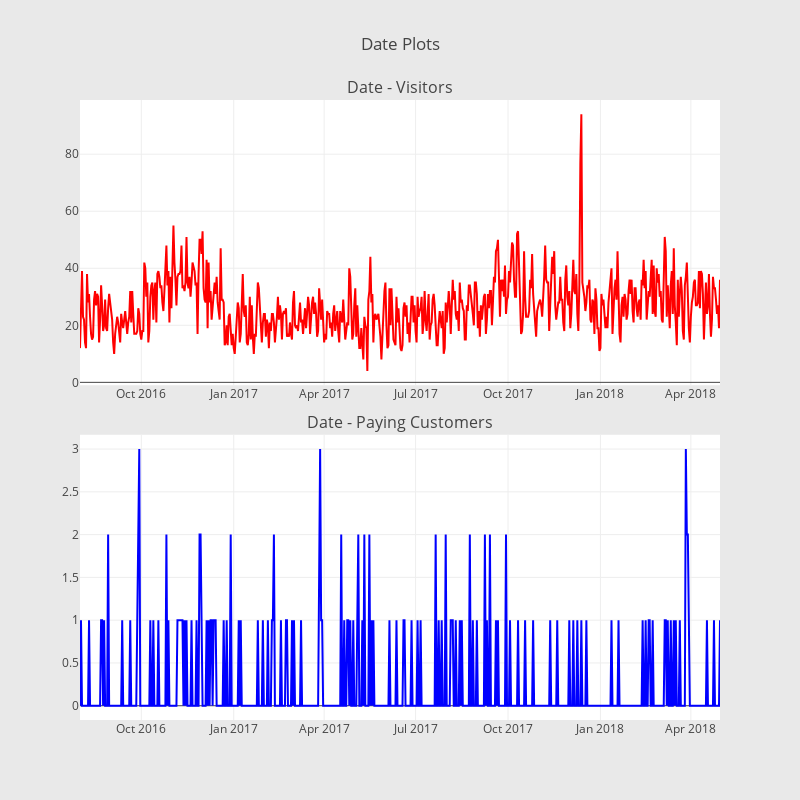

The notebook cell this image was saved under:
### Code cell
def scatter_plot(cnt_srs, color):
    trace = go.Scatter(
        x=cnt_srs.index[::-1],
        y=cnt_srs.values[::-1],
        showlegend=False,
        marker=dict(
            color=color,
        ),
    )
    return trace
datavis['date'] = datavis['date'].apply(lambda x: dt.date(int(str(x)[:4]), int(str(x)[4:6]), int(str(x)[6:])))
cnt_srs = datavis.groupby('date')['totals.transactionRevenue'].agg(['size', 'count'])
cnt_srs.columns = ["count", "count of non-zero revenue"]
cnt_srs = cnt_srs.sort_index()
cnt_srs.index = cnt_srs.index.astype('str')
trace1 = scatter_plot(cnt_srs["count"], 'red')
trace2 = scatter_plot(cnt_srs["count of non-zero revenue"], 'blue')

fig = tools.make_subplots(rows=2, cols=1, vertical_spacing=0.08,
                          subplot_titles=["Date - Visitors", "Date - Paying Customers"])
fig.append_trace(trace1, 1, 1)
fig.append_trace(trace2, 2, 1)
fig['layout'].update(height=800, width=800, paper_bgcolor='rgb(233,233,233)', title="Date Plots")
init_notebook_mode(connected=True)
iplot(fig, filename='date-plots')

### Figure 1 — Plotly figure (JSON) as saved in the notebook; plotly's stock layout.template omitted (floating-point values rounded to 4 significant figures; data arrays with more than 128 entries replaced by an {"elided": "..."} marker saying what was removed)
{"data": [{"marker": {"color": "red"}, "showlegend": false, "x": {"elided": "638 str values"}, "y": {"elided": "638 int values"}, "type": "scatter", "uid": "6d461e0b-4339-4594-b59e-34ab661ea7a0", "xaxis": "x", "yaxis": "y"}, {"marker": {"color": "blue"}, "showlegend": false, "x": {"elided": "638 str values"}, "y": {"elided": "638 int values"}, "type": "scatter", "uid": "d68d869e-914c-4310-a411-db2fe7b82288", "xaxis": "x2", "yaxis": "y2"}], "layout": {"annotations": [{"font": {"size": 16}, "showarrow": false, "text": "Date - Visitors", "x": 0.5, "xanchor": "center", "xref": "paper", "y": 1, "yanchor": "bottom", "yref": "paper"}, {"font": {"size": 16}, "showarrow": false, "text": "Date - Paying Customers", "x": 0.5, "xanchor": "center", "xref": "paper", "y": 0.46, "yanchor": "bottom", "yref": "paper"}], "xaxis": {"anchor": "y", "domain": [0, 1]}, "yaxis": {"anchor": "x", "domain": [0.54, 1]}, "xaxis2": {"anchor": "y2", "domain": [0, 1]}, "yaxis2": {"anchor": "x2", "domain": [0, 0.46]}, "height": 800, "width": 800, "paper_bgcolor": "rgb(233,233,233)", "title": {"text": "Date Plots"}}}
